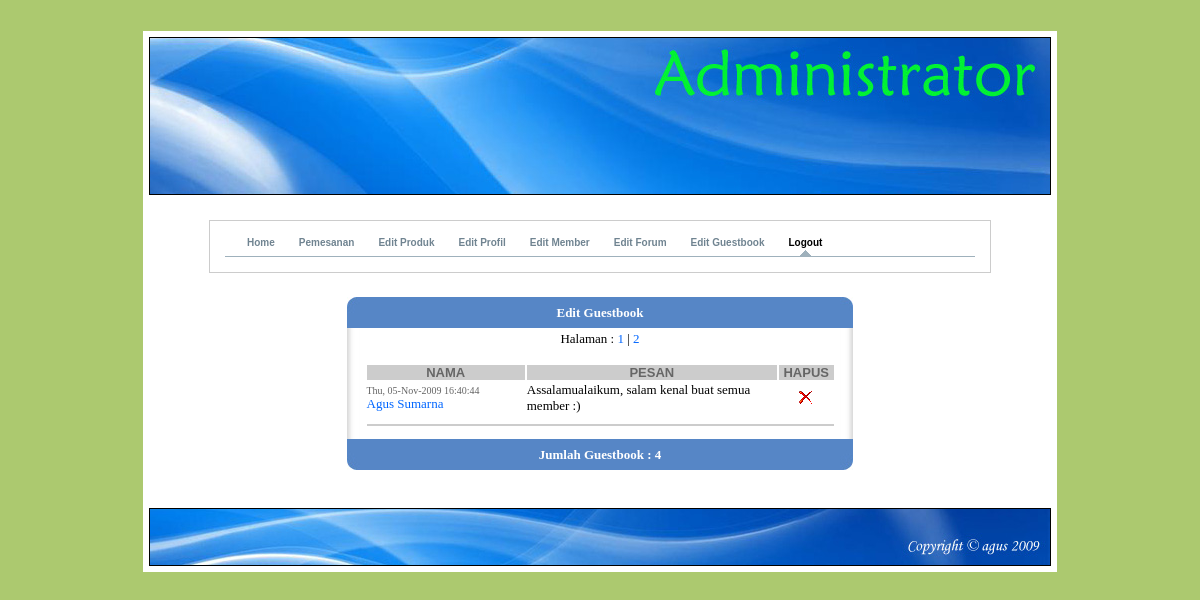
Page /admin/home.php?page=4&id=1 (signed in) on the committed database.
### tables this page shows
CREATE TABLE `guestbook` (
  `id_gb` int(3) NOT NULL auto_increment,
  `tgl` varchar(30) NOT NULL,
  `nama` varchar(255) NOT NULL,
  `email` varchar(255) NOT NULL,
  `pesan` varchar(255) NOT NULL,
  PRIMARY KEY  (`id_gb`)
);

### admin/edit-guestbook.php (the view, shortened to what this page needs)
<html>
</html>
<?  session_start();
if (session_is_registered('id'))
{
	include "./include/conn.php";
	?>
	<table width="48%" border="0" cellpadding="0" cellspacing="0" bordercolor="#99CC99" align="center">
		<tr>
			<td width="2%" align="right"><img src="./img/kiri.jpg"></td>
			<td width="96%" bgcolor="#5686c6" ><div align="center"><strong><font face="verdana" size="2" color="#FFFFFF">Edit Guestbook</font></strong></div></td>
			<td width="2%"><img src="./img/kanan.jpg"></td>
		</tr>
		<tr>
			<td background="./img/b-kiri.jpg">&nbsp; </td>
			<td>
			<table width="480" align="center">
				<tr><td width="472">
	<p align="center"><font face="verdana" size="2"><?
	$query=mysql_db_query($db,"select * from guestbook",$koneksi);
	$get_pages=mysql_num_rows($query);
	if ($get_pages>$entries)
	{
		echo "Halaman : ";
		$pages=1;
		while($pages<=ceil($get_pages/$entries))
		{
			if ($pages!=1)
			{
				echo " | ";
			}
		?><a href="home.php?page=4&id=<? echo ($pages-1); ?> " style="text-decoration:none"><font color="#0066FF"><? echo $pages; ?></font></a><?
				$pages++;
		}
	}else{
		$pages=0;
	}
	?></font></p><?
	$page=(int)$_GET['id'];
	$offset=$page*$entries;
	$result=mysql_db_query($db,"select * from guestbook order by id_gb desc limit $offset,$entries",$koneksi);
	$jumlah=mysql_num_rows($query);
	if ($jumlah){
		?>
		  <table width="471" border=0 align=center cellpadding="0">
		<tr>
			<td width="148"  bgcolor="#CCCCCC"><div align="center"><b><font size="2" face="Arial, Helvetica, sans-serif" color="#666666">NAMA</font></b></font></td>
			<td width="234"  bgcolor="#CCCCCC"><div align="center"><b><font size="2" face="Arial, Helvetica, sans-serif" color="#666666">PESAN</font></b></font></td>
			<td width="51"  bgcolor="#CCCCCC"><div align="center"><b><font size="2" face="Arial, Helvetica, sans-serif" color="#666666">HAPUS</font></b></td>
		</tr>
		<?
		while ($data=mysql_fetch_array($result))
		{
			?>
			<tr>
			<td><font color='#666666' face='verdana' size='1'><? echo $data['tgl']; ?></font><br>
					<a href="mailto:<? echo $data['email'];?>" style="text-decoration:none" title="<? echo $data['email'];?>"><font color='#0066FF' face='verdana' size='2'><? echo $data['nama']; ?>
					</font></a></td>
			<td><font color='#000000' face='verdana' size='2'><? echo $data['pesan']; ?></font></td>
			<td>
			  <div align="center"><a href=warning.php?id=<? echo $data['id_gb']; ?>&type=guest&hal=home.php?page=4 style='text-decoration:none' title="Hapus">
			      <img src="./img/hapus.png" border="0"></a></div></td>
			</tr>
			<tr>
				<td height="12" colspan="6"><hr color="#CCCCCC"></td>
			</tr>
			<?
		}
		?>
		</table>
		<?
		}else{
		?><font color="#FF0000" face="verdana" size="2"><b><p align="center">Belum ada data!!</p></b></font><?
		}
		?>
				</td></tr>
			</table>
			</td>
			<td background="./img/b-kanan.jpg">&nbsp;</td>
		</tr>
		<tr>
			<td align="right"><img src="./img/kib.jpg"></td>
			<td bgcolor="#5686c6" ><div align="center"><font face="verdana" size="2" color="#FFFFFF"><b>Jumlah Guestbook : <b><? echo $jumlah ?></b></font></div></td>
			<td><img src="./img/kab.jpg"></td>
		</tr>
</table>
    <p>&nbsp;</p>
      <?
}else{
	?>
</p>
    <p>
      <script> document.location.href='akses.php?go=session'; </script>
      <?
}
?>

### rows in the picture
guestbook: tgl "Thu, 05-Nov-2009 16:40:44", nama "Agus Sumarna", pesan "Assalamualaikum, salam kenal buat semua member :)"

### other values in the picture
$jumlah "4"
